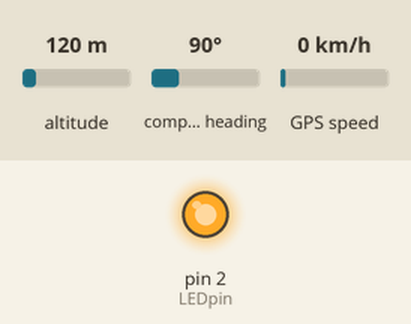
Bench run of a sketch on a simulated Arduino Mega 2560, built with avr-gcc and run on an emulated ATmega2560. On the bench: output pins drawn as LEDs (lit = HIGH). Inputs (shaded band) come from the test bench; at power-on: altitude 120 m, compass heading 90°, GPS speed 0 km/h. The GPS gets a fix after 3 s at 37.7749, -122.4194 with 8 satellites; what the sketch prints to the serial monitor is not drawn.

Above: at 0.01 s.
At 0.4 s:
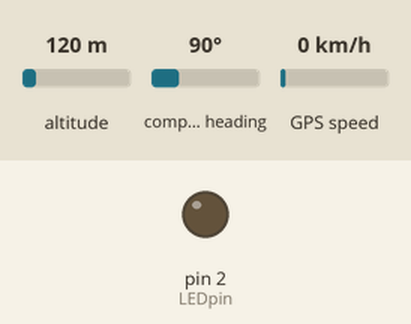
Timing chart, 0 to 1.9 s (numbered marks = the images above):
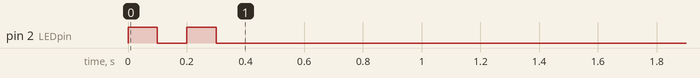

The sketch:

TinyGPS_Test.ino
```cpp
#include <Arduino.h>
#include <Adafruit_Sensor.h>    //Library for many Adafruit sensor libraries. REQUIRED.
//#include <Wire.h>               //Library for I2C serial protocol. REQUIRED.
#include <SoftwareSerial.h>
#include <TinyGPS.h>

#define RXPIN 30
#define TXPIN 31
#define LEDpin 2

SoftwareSerial nss(RXPIN, TXPIN);
TinyGPS gps;
long lat, lon;
unsigned long fix_age;

// The used commands use up to 48 bytes. On some Arduino's the default buffer
// space is not large enough
#define MAXBUF_REQUIREMENT 48

#if (defined(I2C_BUFFER_LENGTH) &&                 \
     (I2C_BUFFER_LENGTH >= MAXBUF_REQUIREMENT)) || \
    (defined(BUFFER_LENGTH) && BUFFER_LENGTH >= MAXBUF_REQUIREMENT)
#define USE_PRODUCT_INFO
#endif

// You dont *need* a reset and EOC pin for most uses, so we set to -1 and don't connect
#define RESET_PIN  -1  // set to any GPIO pin # to hard-reset on begin()
#define EOC_PIN    -1  // set to any GPIO pin to read end-of-conversion by pin


void setup() {
  // put your setup code here, to run once:
  pinMode(LEDpin, OUTPUT);
  digitalWrite(LEDpin, HIGH); delay(100); digitalWrite(LEDpin, LOW); delay(100); digitalWrite(LEDpin, HIGH); delay(100); digitalWrite(LEDpin, LOW);  //Pulse LED to signal that payload has power.
  delay(4000);
  Serial.begin(9600);           //Begin the Serial communication and set it to the proper "channel" (baud rate) to enable the serial monitor.
}

void loop() {
  // put your main code here, to run repeatedly:
  while (nss.available())
  {
    int c = nss.read();
    if (gps.encode(c))
    {
      // process new gps info here
      gps.get_position(&lat, &lon, &fix_age);
      Serial.print("lat:");
      Serial.print(lat);
      Serial.print("lon:");
      Serial.print(lon);
      Serial.print("/n");

      delay(1000);
    }
  }
}
```
